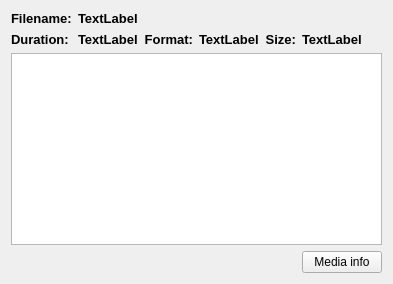
     <widget class="QWidget" name="tab">
      <attribute name="title">
       <string>Info source</string>
      </attribute>
      <layout class="QGridLayout" name="gridLayout_8">
       <item row="0" column="0">
        <widget class="QLabel" name="label_26">
         <property name="sizePolicy">
          <sizepolicy hsizetype="Maximum" vsizetype="Preferred">
           <horstretch>0</horstretch>
           <verstretch>0</verstretch>
          </sizepolicy>
         </property>
         <property name="font">
          <font>
           <pointsize>10</pointsize>
           <weight>75</weight>
           <bold>true</bold>
          </font>
         </property>
         <property name="text">
          <string>Filename:</string>
         </property>
        </widget>
       </item>
       <item row="0" column="1" colspan="5">
        <widget class="QLabel" name="label_27">
         <property name="font">
          <font>
           <pointsize>10</pointsize>
           <weight>75</weight>
           <bold>true</bold>
          </font>
         </property>
         <property name="text">
          <string>TextLabel</string>
         </property>
        </widget>
       </item>
       <item row="1" column="0">
        <widget class="QLabel" name="label_22">
         <property name="sizePolicy">
          <sizepolicy hsizetype="Maximum" vsizetype="Preferred">
           <horstretch>0</horstretch>
           <verstretch>0</verstretch>
          </sizepolicy>
         </property>
         <property name="font">
          <font>
           <pointsize>10</pointsize>
           <weight>75</weight>
           <bold>true</bold>
          </font>
         </property>
         <property name="text">
          <string>Duration:</string>
         </property>
        </widget>
       </item>
       <item row="1" column="1">
        <widget class="QLabel" name="label_23">
         <property name="font">
          <font>
           <pointsize>10</pointsize>
           <weight>75</weight>
           <bold>true</bold>
          </font>
         </property>
         <property name="text">
          <string>TextLabel</string>
         </property>
        </widget>
       </item>
       <item row="1" column="2">
        <widget class="QLabel" name="label_24">
         <property name="sizePolicy">
          <sizepolicy hsizetype="Maximum" vsizetype="Preferred">
           <horstretch>0</horstretch>
           <verstretch>0</verstretch>
          </sizepolicy>
         </property>
         <property name="font">
          <font>
           <pointsize>10</pointsize>
           <weight>75</weight>
           <bold>true</bold>
          </font>
         </property>
         <property name="text">
          <string>Format:</string>
         </property>
         <property name="alignment">
          <set>Qt::AlignRight|Qt::AlignTrailing|Qt::AlignVCenter</set>
         </property>
        </widget>
       </item>
       <item row="1" column="3">
        <widget class="QLabel" name="label_25">
         <property name="font">
          <font>
           <pointsize>10</pointsize>
           <weight>75</weight>
           <bold>true</bold>
          </font>
         </property>
         <property name="text">
          <string>TextLabel</string>
         </property>
        </widget>
       </item>
       <item row="1" column="4">
        <widget class="QLabel" name="label_29">
         <property name="sizePolicy">
          <sizepolicy hsizetype="Maximum" vsizetype="Preferred">
           <horstretch>0</horstretch>
           <verstretch>0</verstretch>
          </sizepolicy>
         </property>
         <property name="font">
          <font>
           <pointsize>10</pointsize>
           <weight>75</weight>
           <bold>true</bold>
          </font>
         </property>
         <property name="text">
          <string>Size:</string>
         </property>
         <property name="alignment">
          <set>Qt::AlignRight|Qt::AlignTrailing|Qt::AlignVCenter</set>
         </property>
        </widget>
       </item>
       <item row="1" column="5">
        <widget class="QLabel" name="label_30">
         <property name="font">
          <font>
           <pointsize>10</pointsize>
           <weight>75</weight>
           <bold>true</bold>
          </font>
         </property>
         <property name="text">
          <string>TextLabel</string>
         </property>
        </widget>
       </item>
       <item row="2" column="0" colspan="6">
        <widget class="QTreeWidget" name="treeWidget">
         <property name="verticalScrollBarPolicy">
          <enum>Qt::ScrollBarAsNeeded</enum>
         </property>
         <property name="horizontalScrollBarPolicy">
          <enum>Qt::ScrollBarAsNeeded</enum>
         </property>
         <property name="editTriggers">
          <set>QAbstractItemView::NoEditTriggers</set>
         </property>
         <attribute name="headerVisible">
          <bool>false</bool>
         </attribute>
         <column>
          <property name="text">
           <string>Struct</string>
          </property>
         </column>
        </widget>
       </item>
       <item row="3" column="5">
        <widget class="QPushButton" name="pushButton_8">
         <property name="sizePolicy">
          <sizepolicy hsizetype="Maximum" vsizetype="Fixed">
           <horstretch>0</horstretch>
           <verstretch>0</verstretch>
          </sizepolicy>
         </property>
         <property name="text">
          <string>Media info</string>
         </property>
        </widget>
       </item>
      </layout>
     </widget>
